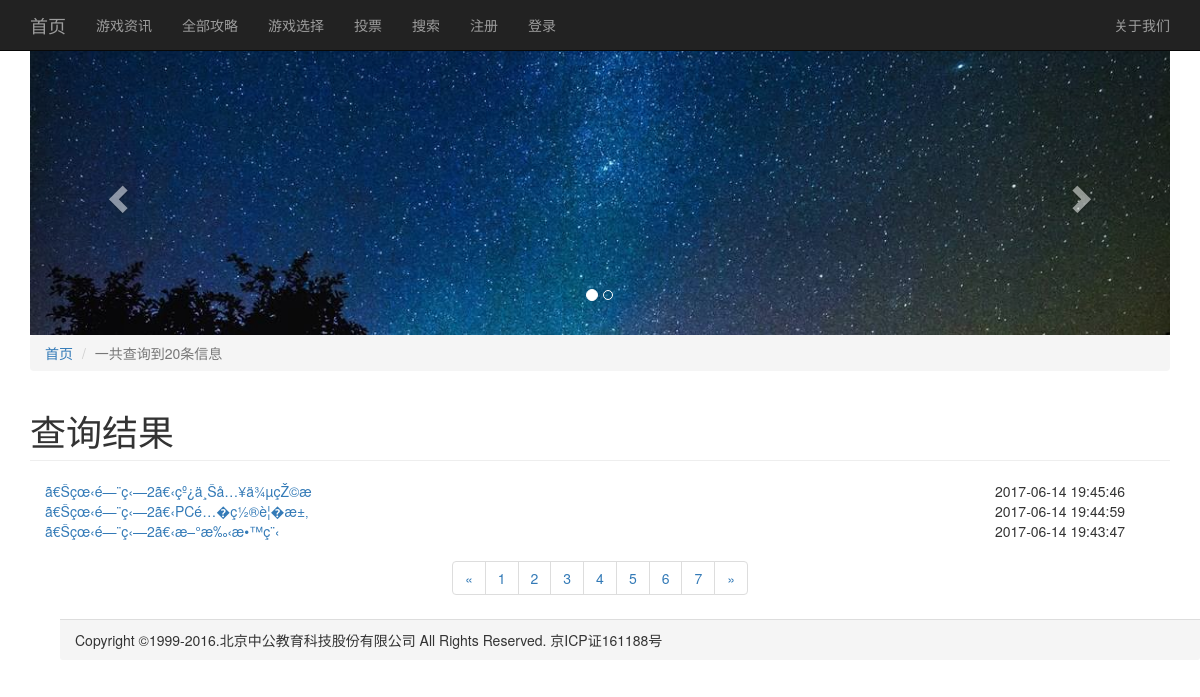
Screenshot of /php/searchdata.php with the database file from the repository.
### tables this page shows
CREATE TABLE IF NOT EXISTS `article` (
  `id` int(11) NOT NULL AUTO_INCREMENT,
  `title` varchar(32) NOT NULL,
  `a_column` varchar(32) NOT NULL,
  `a_describe` varchar(100) NOT NULL,
  `keyword` varchar(32) NOT NULL,
  `content` text NOT NULL,
  `pic` varchar(32) NOT NULL,
  `time` varchar(32) NOT NULL,
  PRIMARY KEY (`id`)
);

### php/searchdata.php (the view, shortened to what this page needs)
<!DOCTYPE html>
<html>
	<head>
		<link type="text/css" rel="stylesheet" href="../css/bootstrap.min.css">
		<link type="text/css" rel="stylesheet" href="../css/extra.css">
	</head>
	<body>
		<nav class="navbar navbar-inverse navbar-fixed-top">
			<div class="container">
				<div class="navbar-header">
      				<a href="../index.php" class="navbar-brand">首页</a>
				</div>
				 <div class="collapse navbar-collapse" id="bs-example-navbar-collapse-1">
      				<ul class="nav navbar-nav">
        				<li><a href="../information.php">游戏资讯</a></li>
        				<li><a href="../list.php?page=1">全部攻略</a></li>
        				<li><a href="../choose.php">游戏选择</a></li>
        				<li><a href="../vote.php">投票</a></li>
        				<li><a href="../search.php">搜索</a></li>
        				<?php
        					if(isset($_SESSION["username"])){
        						echo '<li><a href="#">欢迎用户：'.$_SESSION["username"].'</a></li>';
        						echo '<li><a href="logout.php">注销</a></li>';
        					}else if(isset($_COOKIE["user"])){
        						echo '<li><a href="#">欢迎用户：'.$_COOKIE["user"].'</a></li>';
        						echo '<li><a href="logout.php">注销</a></li>';
        					}else if(isset($_SESSION["nosave"])){
        						echo '<li><a href="#">欢迎用户：'.$_SESSION["nosave"].'</a></li>';
        						echo '<li><a href="logout.php">注销</a></li>';
        					}else{
        						echo '<li><a href="../register.php">注册</a></li>';
     							echo '<li><a href="../login.php">登录</a></li>';
        					};
        				?>
					</ul>
					<ul class="nav navbar-nav navbar-right">
						<li><a href="#">关于我们</a></li>
					</ul>
				</div>
			</div>
		</nav>
		<div class="container mar">
			<div id="carousel-example-generic" class="carousel slide" data-ride="carousel">
				  <ol class="carousel-indicators">
				    <li data-target="#carousel-example-generic" data-slide-to="0" class="active"></li>
				    <li data-target="#carousel-example-generic" data-slide-to="1"></li>
				  </ol>
				  <div class="carousel-inner" role="listbox">
				    <div class="item active">
				      <img src="../img/timg1.jpg" alt="pic1">
				      <div class="carousel-caption">
				      </div>
				    </div>
				  </div>
				  <a class="left carousel-control" href="#carousel-example-generic" role="button" data-slide="prev">
				    <span class="glyphicon glyphicon-chevron-left" aria-hidden="true"></span>
				  </a>
				  <a class="right carousel-control" href="#carousel-example-generic" role="button" data-slide="next">
				    <span class="glyphicon glyphicon-chevron-right" aria-hidden="true"></span>
				  </a>
			</div>
<?php
	$conn = new mysqli("localhost","root","root","phpwork");
	$search = "";
	$pagesize = 3;
	if(!empty($_GET["page"])){
		$pages = $_GET["page"];
		$pages = ($pages-1)*$pagesize;
	}else{
		$pages = 0;
	}
	$sql = "select * from article where title like '%$search%' order by id desc limit $pages,$pagesize";
	$sumsql = "select * from article where title like '%$search%' ";
	$result = $conn->query($sql);
	$sumresult = $conn->query($sumsql);
	$sum = $result->num_rows;
	$sumsum = $sumresult->num_rows;
?>
	<ol class="breadcrumb">
      <li><a href="../index.php">首页</a></li>
      <li class="active">一共查询到<?php echo $sumsum; ?>条信息</li>
    </ol>
    <h1 class="page-header">查询结果</h1>
    <ul class="container-fluid list-unstyled list-li">
    	<?php
        	if($sum>0){
				while($row=$result->fetch_assoc()){
		?>
      <li class="row">
        <a href="../content.php?contentid=<?php echo $row["id"]; ?>" class="col-md-10"><?php echo $row["title"]; ?></a>
        <span class=" col-md-2"><?php echo $row["time"]; ?></span>
      </li>
      <?php
      			}
			}
	  ?>
    <nav aria-label="Page navigation" class="text-center">
      <ul class="pagination">
        <li>
        	 <?php
			   if(!empty($_GET["page"])){
				$pg = $_GET["page"]-1;
				if($pg<=0){
					$pg=1;
				}
				$next = $_GET["page"]+1;
				if($next>= ceil($sumsum/$pagesize)){
					$next = ceil($sumsum/$pagesize);
				}
			}else{
				$pg = 1;
				if(ceil($sumsum/$pagesize)<2){
					$next = 1;
				}else{
					$next = $pg+1;
				}
			}
			?>
          <a href="<?php echo $_SERVER['PHP_SELF']; echo "?search=$search&page=".$pg; ?>" aria-label="Previous">
            <span aria-hidden="true">&laquo;</span>
          </a>
        </li>
        <?php
		    for($x = 0; $x<ceil($sumsum/$pagesize); $x++){
				$y = $x+1;
		?>
        <li><a href="<?php echo $_SERVER['PHP_SELF']; echo "?search=$search&page=$y"; ?>"><?php echo $y; ?></a></li>
         <?php
			}
		?>
        <li>
          <a href="<?php echo $_SERVER['PHP_SELF'];echo "?search=$search&page=".$next; ?>" aria-label="Next">
            <span aria-hidden="true">&raquo;</span>
          </a>
        </li>
      </ul>
    </nav>
<div class="container">
			<div class="panel-footer">Copyright &copy;1999-2016.北京中公教育科技股份有限公司 All Rights Reserved. 京ICP证161188号</div>
		</div>
	</body>
</html>

### css/extra.css (style rules this page uses)
.mar { margin-top: 50px; }

### rows the page displays
article: title "ã€Šçœ‹é—¨ç‹—2ã€‹çº¿ä¸Šå…¥ä¾µçŽ©æ", time "2017-06-14 19:45:46"
article: title "ã€Šçœ‹é—¨ç‹—2ã€‹PCé…�ç½®è¦�æ±‚", time "2017-06-14 19:44:59"
article: title "ã€Šçœ‹é—¨ç‹—2ã€‹æ–°æ‰‹æ•™ç¨‹", time "2017-06-14 19:43:47"

### other values shown
$sumsum "20"
$y "1"
$y "2"
$y "3"
$y "4"
$y "5"
$y "6"
$y "7"
